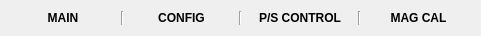
   <widget class="QWidget" name="horizontalLayoutWidget">
    <property name="geometry">
     <rect>
      <x>220</x>
      <y>50</y>
      <width>481</width>
      <height>21</height>
     </rect>
    </property>
    <layout class="QHBoxLayout" name="horizontalLayout">
     <item>
      <widget class="ClickMAIN" name="lbMAIN">
       <property name="font">
        <font>
         <weight>75</weight>
         <bold>true</bold>
        </font>
       </property>
       <property name="cursor">
        <cursorShape>PointingHandCursor</cursorShape>
       </property>
       <property name="text">
        <string>MAIN</string>
       </property>
       <property name="alignment">
        <set>Qt::AlignCenter</set>
       </property>
      </widget>
     </item>
     <item>
      <widget class="Line" name="line_2">
       <property name="orientation">
        <enum>Qt::Vertical</enum>
       </property>
      </widget>
     </item>
     <item>
      <widget class="ClickCONFIG" name="lbCONFIG">
       <property name="font">
        <font>
         <weight>75</weight>
         <bold>true</bold>
        </font>
       </property>
       <property name="cursor">
        <cursorShape>PointingHandCursor</cursorShape>
       </property>
       <property name="text">
        <string>CONFIG</string>
       </property>
       <property name="alignment">
        <set>Qt::AlignCenter</set>
       </property>
      </widget>
     </item>
     <item>
      <widget class="Line" name="line">
       <property name="orientation">
        <enum>Qt::Vertical</enum>
       </property>
      </widget>
     </item>
     <item>
      <widget class="ClickMAGCAL" name="lbPSCONTROL">
       <property name="font">
        <font>
         <weight>75</weight>
         <bold>true</bold>
        </font>
       </property>
       <property name="cursor">
        <cursorShape>PointingHandCursor</cursorShape>
       </property>
       <property name="text">
        <string>P/S CONTROL</string>
       </property>
       <property name="alignment">
        <set>Qt::AlignCenter</set>
       </property>
      </widget>
     </item>
     <item>
      <widget class="Line" name="line_12">
       <property name="orientation">
        <enum>Qt::Vertical</enum>
       </property>
      </widget>
     </item>
     <item>
      <widget class="ClickMAGCAL" name="lbMAGCAL">
       <property name="font">
        <font>
         <weight>75</weight>
         <bold>true</bold>
        </font>
       </property>
       <property name="cursor">
        <cursorShape>PointingHandCursor</cursorShape>
       </property>
       <property name="text">
        <string>MAG CAL</string>
       </property>
       <property name="alignment">
        <set>Qt::AlignCenter</set>
       </property>
      </widget>
     </item>
    </layout>
   </widget>
